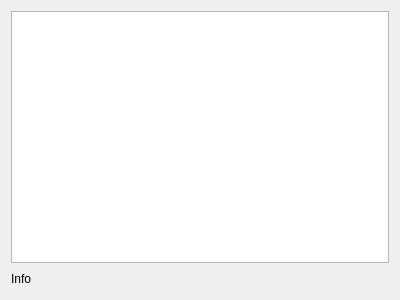
<?xml version="1.0" encoding="UTF-8"?>
<ui version="4.0">
 <class>BaseViewer</class>
 <widget class="QWidget" name="BaseViewer">
  <property name="geometry">
   <rect>
    <x>0</x>
    <y>0</y>
    <width>400</width>
    <height>300</height>
   </rect>
  </property>
  <property name="sizePolicy">
   <sizepolicy hsizetype="MinimumExpanding" vsizetype="MinimumExpanding">
    <horstretch>0</horstretch>
    <verstretch>0</verstretch>
   </sizepolicy>
  </property>
  <property name="windowTitle">
   <string>Form</string>
  </property>
  <layout class="QGridLayout" name="gridLayout">
   <item row="1" column="0">
    <widget class="QLabel" name="_pointInfo">
     <property name="text">
      <string>Info</string>
     </property>
    </widget>
   </item>
   <item row="1" column="1">
    <spacer name="horizontalSpacer">
     <property name="orientation">
      <enum>Qt::Horizontal</enum>
     </property>
     <property name="sizeHint" stdset="0">
      <size>
       <width>40</width>
       <height>20</height>
      </size>
     </property>
    </spacer>
   </item>
   <item row="0" column="0" colspan="2">
    <widget class="QGraphicsView" name="_view"/>
   </item>
  </layout>
 </widget>
 <resources/>
 <connections/>
</ui>
